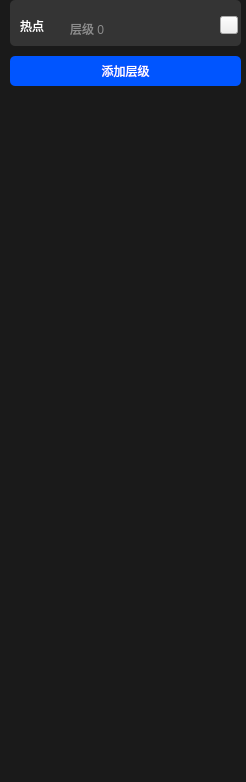
<?xml version="1.0" encoding="UTF-8"?>
<ui version="4.0">
 <class>project_edit_hotpoint_levelClass</class>
 <widget class="QWidget" name="project_edit_hotpoint_levelClass">
  <property name="geometry">
   <rect>
    <x>0</x>
    <y>0</y>
    <width>246</width>
    <height>782</height>
   </rect>
  </property>
  <property name="windowTitle">
   <string>project_edit_hotpoint_level</string>
  </property>
  <widget class="CustomListWidget" name="listWidget">
   <property name="geometry">
    <rect>
     <x>5</x>
     <y>90</y>
     <width>251</width>
     <height>691</height>
    </rect>
   </property>
   <property name="styleSheet">
    <string notr="true">background-color: rgb(26, 26, 26);
border:0px;</string>
   </property>
  </widget>
  <widget class="QPushButton" name="pushButton_style">
   <property name="geometry">
    <rect>
     <x>218</x>
     <y>105</y>
     <width>18</width>
     <height>18</height>
    </rect>
   </property>
   <property name="text">
    <string/>
   </property>
  </widget>
  <widget class="QLabel" name="label">
   <property name="geometry">
    <rect>
     <x>190</x>
     <y>96</y>
     <width>51</width>
     <height>30</height>
    </rect>
   </property>
   <property name="styleSheet">
    <string notr="true">background-color: rgb(52, 52, 52);
border-radius:5px;</string>
   </property>
   <property name="text">
    <string/>
   </property>
  </widget>
  <widget class="QLabel" name="label_bg">
   <property name="geometry">
    <rect>
     <x>0</x>
     <y>0</y>
     <width>250</width>
     <height>801</height>
    </rect>
   </property>
   <property name="styleSheet">
    <string notr="true">background-color: rgb(26, 26, 26);</string>
   </property>
   <property name="text">
    <string/>
   </property>
  </widget>
  <widget class="QPushButton" name="pushButton_add">
   <property name="geometry">
    <rect>
     <x>10</x>
     <y>56</y>
     <width>231</width>
     <height>30</height>
    </rect>
   </property>
   <property name="styleSheet">
    <string notr="true">color: rgb(255, 255, 255);
background-color: rgb(0, 85, 255);
border-radius:5px;</string>
   </property>
   <property name="text">
    <string>添加层级</string>
   </property>
  </widget>
  <widget class="QPushButton" name="pushButton_exit">
   <property name="geometry">
    <rect>
     <x>220</x>
     <y>16</y>
     <width>18</width>
     <height>18</height>
    </rect>
   </property>
   <property name="styleSheet">
    <string notr="true"/>
   </property>
   <property name="text">
    <string/>
   </property>
  </widget>
  <widget class="QLabel" name="label_hp">
   <property name="geometry">
    <rect>
     <x>20</x>
     <y>10</y>
     <width>51</width>
     <height>31</height>
    </rect>
   </property>
   <property name="styleSheet">
    <string notr="true">background-color: rgba(255, 255, 255,0);
color: rgb(255, 255, 255);
font: 14pt &quot;微软雅黑&quot;;</string>
   </property>
   <property name="text">
    <string>热点</string>
   </property>
  </widget>
  <widget class="QLabel" name="label_bg_2">
   <property name="geometry">
    <rect>
     <x>10</x>
     <y>0</y>
     <width>231</width>
     <height>46</height>
    </rect>
   </property>
   <property name="styleSheet">
    <string notr="true">background-color: rgb(52, 52, 52);
border-radius:5px;</string>
   </property>
   <property name="text">
    <string/>
   </property>
  </widget>
  <widget class="QLabel" name="label_levelCount">
   <property name="geometry">
    <rect>
     <x>70</x>
     <y>13</y>
     <width>101</width>
     <height>31</height>
    </rect>
   </property>
   <property name="styleSheet">
    <string notr="true">background-color: rgba(255, 255, 255,0);
color:rgb(140, 140, 140);
font: 10pt &quot;微软雅黑&quot;;</string>
   </property>
   <property name="text">
    <string>层级 0</string>
   </property>
  </widget>
  <zorder>pushButton_style</zorder>
  <zorder>label</zorder>
  <zorder>label_bg</zorder>
  <zorder>pushButton_add</zorder>
  <zorder>listWidget</zorder>
  <zorder>label_bg_2</zorder>
  <zorder>label_levelCount</zorder>
  <zorder>label_hp</zorder>
  <zorder>pushButton_exit</zorder>
 </widget>
 <layoutdefault spacing="6" margin="11"/>
 <customwidgets>
  <customwidget>
   <class>CustomListWidget</class>
   <extends>QListWidget</extends>
   <header>CustomListWidget.h</header>
  </customwidget>
 </customwidgets>
 <resources/>
 <connections/>
</ui>
